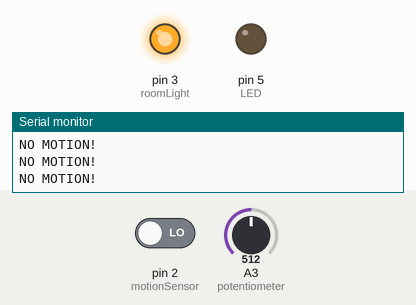
Recording of a sketch running on a simulated Arduino Uno, built with avr-gcc and run on an emulated ATmega328P. On the bench: output pins drawn as LEDs (lit = HIGH), the last lines printed to the serial monitor. The test bench sets the inputs (shaded band); at power-on: pin 2 (motionSensor) LOW, A3 (potentiometer) = 512.

Above: at 2.2 s.
2.3 s: pin 2 (motionSensor) driven HIGH
At 3.4 s:
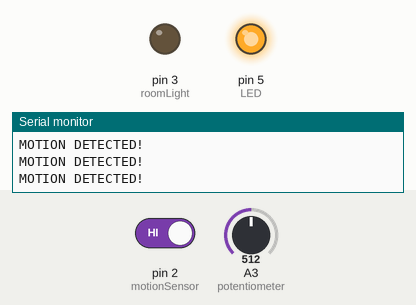
3.9 s: pin 2 (motionSensor) driven LOW
At 4.6 s:
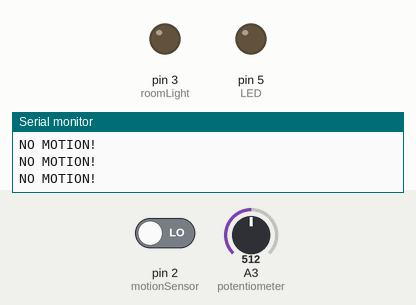
5.5 s: A3 (potentiometer) set to 73
8.5 s: A3 (potentiometer) set to 64
Timing chart, 0 to 11.1 s (numbered marks = the images above; inputs shaded):
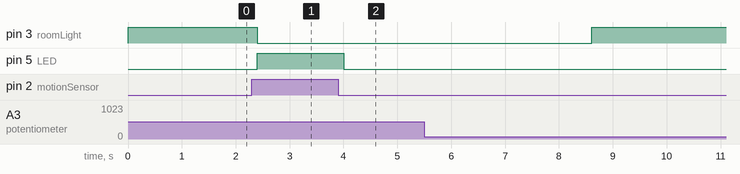

The sketch:

arduino_lights_software.ino
```cpp
#define potentiometer  A3
#define motionSensor 2
#define LED 5
#define roomLight 3

int read_ADC = 0;
int setTimer = 0;
int sensor = 0;
int seconds = 0 ,timer = 0;
int check = 0;

long delay_Start;


void setup(){

Serial.begin(9600);

pinMode(motionSensor, INPUT);
pinMode(LED, OUTPUT);
pinMode(roomLight, OUTPUT);

digitalWrite(roomLight, HIGH); // Wyłącza przekaźnik

delay(1000);
}


void loop(){
read_ADC = analogRead(potentiometer); // 0-1023
setTimer = read_ADC /17.05; // To jest po to, aby maksymalna wartosc sekund wynosila 60

sensor = digitalRead(motionSensor);

//Wykrycie ruchu
if(sensor==1){
Serial.println("MOTION DETECTED!");
digitalWrite(LED, HIGH);
digitalWrite(roomLight, LOW);

seconds = 0;
check = 1;
delay_Start = millis(); // Startuje timer
}

else{
Serial.println("NO MOTION!");
digitalWrite(LED, LOW);
}

if((check==1) && (millis()- delay_Start) > 999){
seconds = seconds+1;
delay_Start = millis();
}

if(seconds>setTimer){
check = 0;
seconds = 0;
digitalWrite(roomLight, HIGH);
}

delay(200);
}
```

Measured:
- after the input at 2.3 s, pin 3 (roomLight): HIGH → LOW after 0.10 s; pin 5 (LED): LOW → HIGH after 0.10 s
- after the input at 3.9 s, pin 5 (LED): HIGH → LOW after 0.10 s
